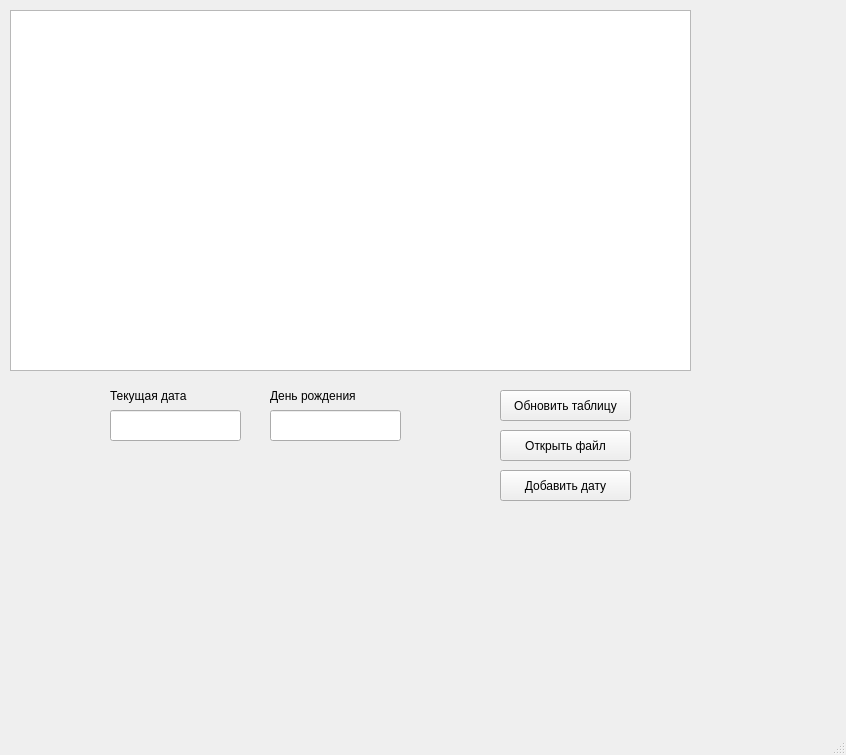
<?xml version="1.0" encoding="UTF-8"?>
<ui version="4.0">
 <class>MainWindow</class>
 <widget class="QMainWindow" name="MainWindow">
  <property name="geometry">
   <rect>
    <x>0</x>
    <y>0</y>
    <width>846</width>
    <height>755</height>
   </rect>
  </property>
  <property name="windowTitle">
   <string>MainWindow</string>
  </property>
  <widget class="QWidget" name="centralwidget">
   <widget class="QTableWidget" name="tableWidget">
    <property name="geometry">
     <rect>
      <x>10</x>
      <y>10</y>
      <width>681</width>
      <height>361</height>
     </rect>
    </property>
   </widget>
   <widget class="QLineEdit" name="CurrentEdit">
    <property name="geometry">
     <rect>
      <x>110</x>
      <y>410</y>
      <width>131</width>
      <height>31</height>
     </rect>
    </property>
   </widget>
   <widget class="QLabel" name="Currenlabel">
    <property name="geometry">
     <rect>
      <x>110</x>
      <y>380</y>
      <width>141</width>
      <height>31</height>
     </rect>
    </property>
    <property name="text">
     <string>Текущая дата</string>
    </property>
   </widget>
   <widget class="QLineEdit" name="BirthdayEdit">
    <property name="geometry">
     <rect>
      <x>270</x>
      <y>410</y>
      <width>131</width>
      <height>31</height>
     </rect>
    </property>
   </widget>
   <widget class="QLabel" name="Birthdlabel">
    <property name="geometry">
     <rect>
      <x>270</x>
      <y>380</y>
      <width>141</width>
      <height>31</height>
     </rect>
    </property>
    <property name="text">
     <string>День рождения</string>
    </property>
   </widget>
   <widget class="QPushButton" name="updateButton">
    <property name="geometry">
     <rect>
      <x>500</x>
      <y>390</y>
      <width>131</width>
      <height>31</height>
     </rect>
    </property>
    <property name="text">
     <string>Обновить таблицу</string>
    </property>
   </widget>
   <widget class="QPushButton" name="openFileButton">
    <property name="geometry">
     <rect>
      <x>500</x>
      <y>430</y>
      <width>131</width>
      <height>31</height>
     </rect>
    </property>
    <property name="text">
     <string>Открыть файл</string>
    </property>
   </widget>
   <widget class="QPushButton" name="addButton">
    <property name="geometry">
     <rect>
      <x>500</x>
      <y>470</y>
      <width>131</width>
      <height>31</height>
     </rect>
    </property>
    <property name="text">
     <string>Добавить дату</string>
    </property>
   </widget>
  </widget>
  <widget class="QMenuBar" name="menubar">
   <property name="geometry">
    <rect>
     <x>0</x>
     <y>0</y>
     <width>846</width>
     <height>23</height>
    </rect>
   </property>
  </widget>
  <widget class="QStatusBar" name="statusbar"/>
 </widget>
 <resources/>
 <connections/>
</ui>
